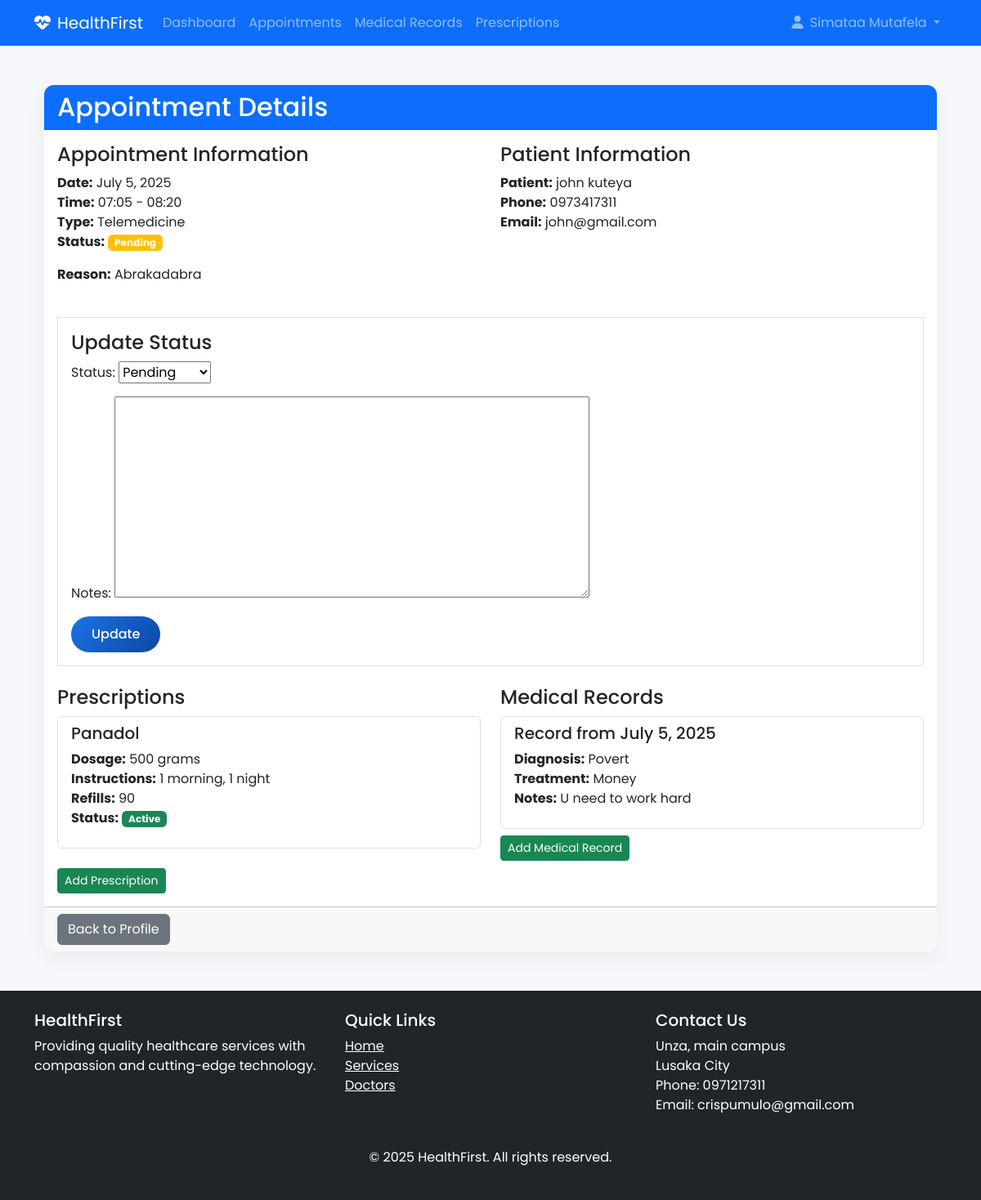
The page /appointments/8/ (signed in) on the database its author committed.
### accounts/models.py (models this page shows, shortened)
class User(AbstractUser):
    USER_TYPE_CHOICES = (
        ('admin', 'Administrator'),
        ('doctor', 'Doctor'),
        ('staff', 'Staff'),
        ('patient', 'Patient'),
    )
    user_type = models.CharField(max_length=10, choices=USER_TYPE_CHOICES, default='staff')
    profile_picture = models.ImageField(upload_to='profile_pics/', blank=True, null=True)
    phone = models.CharField(max_length=20, blank=True, null=True)
    address = models.TextField(blank=True, null=True)

### appointments/models.py (models this page shows, shortened)
class Appointment(models.Model):
    STATUS_CHOICES = (
        ('pending', 'Pending'),
        ('confirmed', 'Confirmed'),
        ('completed', 'Completed'),
        ('cancelled', 'Cancelled'),
    )
    APPOINTMENT_TYPE_CHOICES = (
        ('in_person', 'In-Person'),
        ('telemedicine', 'Telemedicine'),
    )
    patient = models.ForeignKey(Patient, on_delete=models.CASCADE, related_name='appointments')
    doctor = models.ForeignKey(Doctor, on_delete=models.CASCADE, related_name='appointments')
    date = models.DateField()
    start_time = models.TimeField()
    end_time = models.TimeField()
    reason = models.TextField(blank=True, null=True)
    status = models.CharField(max_length=20, choices=STATUS_CHOICES, default='pending')
    appointment_type = models.CharField(max_length=20, choices=APPOINTMENT_TYPE_CHOICES, default='in_person')
    notes = models.TextField(blank=True, null=True)
    created_at = models.DateTimeField(auto_now_add=True)
    updated_at = models.DateTimeField(auto_now=True)
    class Meta:
        ordering = ['date', 'start_time']
        unique_together = ('doctor', 'date', 'start_time')

class Prescription(models.Model):
    appointment = models.ForeignKey(Appointment, on_delete=models.CASCADE, related_name='prescriptions')
    medication = models.CharField(max_length=100)
    dosage = models.CharField(max_length=50)
    instructions = models.TextField()
    prescribed_date = models.DateField(default=timezone.now)
    refills = models.PositiveIntegerField(default=0)
    is_active = models.BooleanField(default=True)

class MedicalRecord(models.Model):
    appointment = models.ForeignKey(Appointment, on_delete=models.CASCADE, related_name='medical_records')
    diagnosis = models.TextField()
    treatment = models.TextField()
    notes = models.TextField(blank=True, null=True)
    created_at = models.DateTimeField(auto_now_add=True)

### patients/models.py (models this page shows, shortened)
class Patient(models.Model):
    GENDER_CHOICES = (
        ('M', 'Male'),
        ('F', 'Female'),
        ('O', 'Other'),
    )
    BLOOD_GROUP_CHOICES = (
        ('A+', 'A+'),
        ('A-', 'A-'),
        ('B+', 'B+'),
        ('B-', 'B-'),
        ('AB+', 'AB+'),
        ('AB-', 'AB-'),
        ('O+', 'O+'),
        ('O-', 'O-'),
    )
    user = models.OneToOneField(User, on_delete=models.CASCADE, related_name='patient_profile')
    date_of_birth = models.DateField(null=True, blank=True)
    gender = models.CharField(max_length=1, choices=GENDER_CHOICES, null=True, blank=True)
    blood_group = models.CharField(max_length=5, choices=BLOOD_GROUP_CHOICES, blank=True, null=True)
    height = models.CharField(max_length=10, blank=True, null=True)
    weight = models.DecimalField(max_digits=5, decimal_places=2, blank=True, null=True)
    allergies = models.TextField(blank=True, null=True)
    medical_history = models.TextField(blank=True, null=True)
    emergency_contact = models.CharField(max_length=100, blank=True, null=True)
    emergency_phone = models.CharField(max_length=20, blank=True, null=True)
    insurance_provider = models.CharField(max_length=100, blank=True, null=True)
    insurance_number = models.CharField(max_length=50, blank=True, null=True)
    created_at = models.DateTimeField(default=timezone.now)

### appointments/views.py (the view)
# urls.py: path('<int:pk>/', views.appointment_detail, name='detail'),
def appointment_detail(request, pk):
    appointment = get_object_or_404(Appointment, pk=pk)
    if not (request.user.is_staff or
            hasattr(request.user, 'doctor_profile') and appointment.doctor == request.user.doctor_profile or
            hasattr(request.user, 'patient_profile') and appointment.patient == request.user.patient_profile):
        messages.error(request, "You don't have permission to view this appointment")
        return redirect('appointments:list')
    prescriptions = appointment.prescriptions.all()
    medical_records = appointment.medical_records.all()
    if request.method == 'POST':
        form = AppointmentStatusForm(request.POST, instance=appointment)
        if form.is_valid():
            form.save()
            messages.success(request, 'Appointment status updated')
            return redirect('appointments:detail', pk=pk)
    else:
        form = AppointmentStatusForm(instance=appointment)
    context = {
        'appointment': appointment,
        'prescriptions': prescriptions,
        'medical_records': medical_records,
        'form': form,
    }
    return render(request, 'appointments/detail.html', context)

### appointments/templates/appointments/detail.html (shortened to what this page needs)
{% extends 'accounts/base.html' %}
{% load static %}
{% block content %}
    <div class="container">
        <div class="card my-4">
            <div class="card-header bg-primary text-white">
                <h2 class="mb-0">Appointment Details</h2>
            </div>
            <div class="card-body">
                <div class="row mb-4">
                    <div class="col-md-6">
                        <h4>Appointment Information</h4>
                        <p>
                            <strong>Date:</strong> {{ appointment.date }}<br>
                            <strong>Time:</strong> {{ appointment.start_time|time:"H:i" }} - {{ appointment.end_time|time:"H:i" }}<br>
                            <strong>Type:</strong> {{ appointment.get_appointment_type_display }}<br>
                            <strong>Status:</strong>
                            <span class="badge
                                {% if appointment.status == 'confirmed' %}bg-success
                                {% elif appointment.status == 'completed' %}bg-secondary
                                {% elif appointment.status == 'cancelled' %}bg-danger
                                {% else %}bg-warning{% endif %}">
                                {{appointment.get_status_display}}
                            </span>
                        </p>
                        <p><strong>Reason:</strong> {{ appointment.reason }}</p>
                    </div>
                    <div class="col-md-6">
                        <h4>{% if request.user %}Patient{% else %}Doctor{% endif %} Information</h4>
                        <p>
                            {% if request.user %}
                                <strong>Patient:</strong> {{ appointment.patient.user.get_full_name }}<br>
                                <strong>Phone:</strong> {{ appointment.patient.user.phone }}<br>
                                <strong>Email:</strong> {{ appointment.patient.user.email }}
                            {% else %}
                                <strong>Doctor:</strong> Dr. {{ appointment.doctor.user.last_name }}<br>
                                <strong>Specialization:</strong> {{ appointment.doctor.get_specialization_display }}<br>
                                <strong>Hospital:</strong> {{ appointment.doctor.hospital }}
                            {% endif %}
                        </p>
                    </div>
                </div>
                {% if request.user.is_staff or request.user.user_type == 'doctor' %}
                <div class="border p-3 mb-4">
                    <h4>Update Status</h4>
                    <form method="post">
                        {{ form.as_p }}
                        <button type="submit" class="btn btn-primary">Update</button>
                    </form>
                </div>
                {% endif %}
                <div class="row">
                    <div class="col-md-6">
                        <h4>Prescriptions</h4>
                        {% if appointment.prescriptions.all %}
                            <div class="list-group mb-4">
                                {% for prescription in appointment.prescriptions.all %}
                                <div class="list-group-item">
                                    <h5>{{ prescription.medication }}</h5>
                                    <p>
                                        <strong>Dosage:</strong> {{ prescription.dosage }}<br>
                                        <strong>Instructions:</strong> {{ prescription.instructions }}<br>
                                        <strong>Refills:</strong> {{ prescription.refills }}<br>
                                        <strong>Status:</strong>
                                        <span class="badge {% if prescription.is_active %}bg-success{% else %}bg-secondary{% endif %}">
                                            {% if prescription.is_active %}Active{% else %}Inactive{% endif %}
                                        </span>
                                    </p>
                                </div>
                                {% endfor %}
                            </div>
                        {% else %}
                            <p class="text-muted">No prescriptions</p>
                        {% endif %}
                        {% if request.user.is_staff or request.user.user_type == 'doctor' %}
                            <a href="{% url 'appointments:add_prescription' appointment.pk %}" class="btn btn-sm btn-success">
                                Add Prescription
                            </a>
                        {% endif %}
                    </div>
                    <div class="col-md-6">
                        <h4>Medical Records</h4>
                        {% if appointment.medical_records.all %}
                            <div class="list-group">
                                {% for record in appointment.medical_records.all %}
                                <div class="list-group-item">
                                    <h5>Record from {{ record.created_at|date }}</h5>
                                    <p>
                                        <strong>Diagnosis:</strong> {{ record.diagnosis }}<br>
                                        <strong>Treatment:</strong> {{ record.treatment }}<br>
                                        {% if record.notes %}<strong>Notes:</strong> {{ record.notes }}{% endif %}
                                    </p>
                                </div>
                                {% endfor %}
                            </div>
                        {% else %}
                            <p class="text-muted">No medical records</p>
                        {% endif %}
                        {% if request.user.is_staff or request.user.user_type == 'doctor' %}
                            <a href="{% url 'appointments:add_medical_record' appointment.pk %}" class="btn btn-sm btn-success mt-2">
                                Add Medical Record
                            </a>
                        {% endif %}
                    </div>
                </div>
            </div>
            <div class="card-footer">
                {% if user.user_type == 'doctor' %}
                    <a href="{% url 'doctors:doctor_dashboard' %}" class="btn btn-secondary">Back to Profile</a>
                {% elif user.user_type == 'patient' %}
                    <a href="{% url 'patients:patient_dashboard' %}" class="btn btn-secondary">Back to Profile</a>
                {% else %}
                    <a href="{% url 'appointments:list' %}" class="btn btn-secondary">Back to List</a>
                {% endif %}
            </div>
        </div>
    </div>
{% endblock %}

### accounts/templates/accounts/base.html (shortened to what this page needs)
<!DOCTYPE html>
{% load static %}
<html lang="en">
<head>
    <link href="https://cdn.jsdelivr.net/npm/bootstrap@5.3.0/dist/css/bootstrap.min.css" rel="stylesheet">
    <link rel="stylesheet" href="https://cdnjs.cloudflare.com/ajax/libs/font-awesome/6.4.0/css/all.min.css">
    <link rel="stylesheet" href="{% static 'css/style.css' %}">
</head>
<body>
    <nav class="navbar navbar-expand-lg navbar-dark bg-primary sticky-top">
        <div class="container">
            <a class="navbar-brand" href="{% url 'accounts:home' %}">
                <i class="fas fa-heartbeat me-2"></i>HealthFirst
            </a>
            <div class="collapse navbar-collapse" id="navbarNav">
                <ul class="navbar-nav me-auto">
                    {% if not user.is_authenticated %}
                        <li class="nav-item">
                            <a class="nav-link" href="{% url 'accounts:home' %}">Home</a>
                        </li>
                    {% else %}
                        <li class="nav-item">
                            {% if user.user_type == 'patient' %}
                                <li class="nav-item">
                                    <a class="nav-link" href="{% url 'patients:patient_dashboard' %}">Dashboard</a>
                                </li>
                            {% else %}
                                <li class="nav-item">
                                    <a class="nav-link" href="{% url 'doctors:doctor_dashboard' %}">Dashboard</a>
                                </li>
                                <li class="nav-item">
                                    <a class="nav-link" href="{% url 'appointments:list' %}">Appointments</a>
                                </li>
                                <li class="nav-item">
                                    <a class="nav-link" href="{% url 'appointments:record_list' user.id %}">Medical Records</a>
                                </li>
                                <li class="nav-item">
                                    <a class="nav-link" href="{% url 'appointments:doctor_prescriptions' %}">Prescriptions</a>
                                </li>
                            {% endif %}
                        </li>
                    {% endif %}
                </ul>
                <ul class="navbar-nav ms-auto">
                    {% if user.is_authenticated %}
                    <li class="nav-item dropdown">
                        <a class="nav-link dropdown-toggle" href="#" id="navbarDropdown" role="button" data-bs-toggle="dropdown">
                            <i class="fas fa-user me-1"></i> {{ user.get_full_name|default:user.username }}
                        </a>
                    </li>
                    {% endif %}
                </ul>
            </div>
        </div>
    </nav>
    <main class="container my-5">
        {% block content %}{% endblock %}
    </main>
    <footer class="bg-dark text-white py-4">
        <div class="container">
            <div class="row">
                <div class="col-md-4 mb-4">
                    <h5>HealthFirst</h5>
                    <p>Providing quality healthcare services with compassion and cutting-edge technology.</p>
                </div>
                <div class="col-md-4 mb-4">
                    <h5>Quick Links</h5>
                    <ul class="list-unstyled">
                        <li><a href="{% url 'accounts:home' %}" class="text-white">Home</a></li>
                        <li><a href="#" class="text-white">Services</a></li>
                        <li><a href="{% url 'doctors:doctor_list' %}" class="text-white">Doctors</a></li>
                    </ul>
                </div>
                <div class="col-md-4">
                    <h5>Contact Us</h5>
                    <address>
                        Unza, main campus<br>
                        Lusaka City<br>
                        Phone: 0971217311<br>
                        Email: crispumulo@gmail.com
                    </address>
                </div>
            </div>
            <div class="text-center mt-4">
                <p>&copy; 2025 HealthFirst. All rights reserved.</p>
            </div>
        </div>
    </footer>
</body>
</html>

### rows shown on the page
User: get_full_name "Simataa Mutafela"
Appointment: date "July 5, 2025", start_time "07:05", end_time "08:20", appointment_type "Telemedicine", status "Pending", reason "Abrakadabra", patient.user.get_full_name "john kuteya", patient.user.phone "0973417311", patient.user.email "john@gmail.com"
Prescription: medication "Panadol", dosage "500 grams", instructions "1 morning, 1 night", refills "90", is_active "Active"
MedicalRecord: created_at "July 5, 2025", diagnosis "Povert", treatment "Money", notes "U need to work hard"
